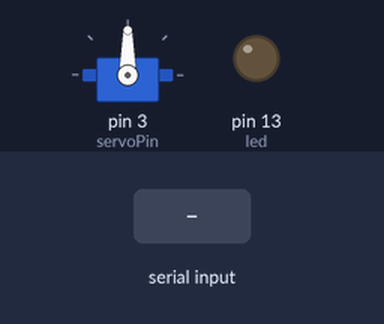
This sketch was run on a simulated Arduino Uno, built with avr-gcc and run on an emulated ATmega328P. Shown: servo, output pins drawn as LEDs (lit = HIGH). Inputs (shaded band) come from the test bench. What the sketch prints to the serial monitor is not drawn.

Above: at 1.2 s.
1.3 s: "0" received over Serial
At 2.5 s:
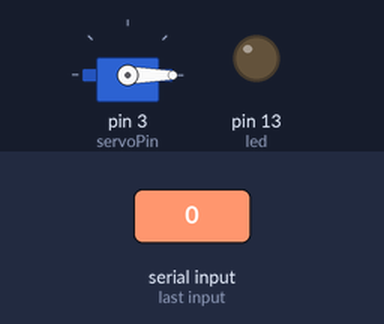
2.8 s: "1" received over Serial
At 3.7 s:
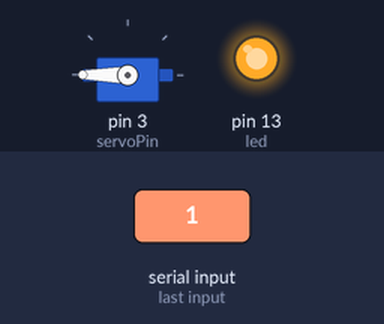
Timing chart, 0 to 5.8 s (numbered marks = the images above; inputs shaded):
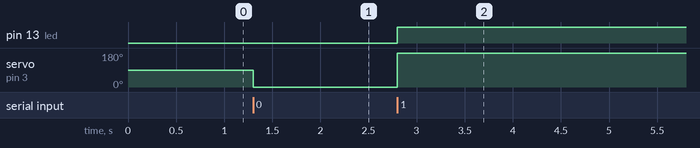

Measured:
- after the input at 1.3 s, servo on pin 3 (servoPin): 90° → 0° at once
- after the input at 2.8 s, pin 13 (led): LOW → HIGH at once; servo on pin 3 (servoPin): 0° → 180° at once

The sketch:

servo_serial.ino
```cpp
// Include the Servo library
#include <Servo.h>

// Declare the Servo pin
int servoPin = 3;

const int led=13;
int value=0;

// Create a servo object
Servo Servo1;

void setup() {
  // We need to attach the servo to the used pin number
  Servo1.attach(servoPin);

  Serial.begin(9600);
  pinMode(led, OUTPUT);
  digitalWrite (led, LOW);
  Serial.println("Connection established...");
}

void loop(){

   while (Serial.available()){
       value = Serial.read();
    }

   if (value == '0'){
      Servo1.write(0);
      digitalWrite (led, LOW);
   }

   else if (value == '1'){
      Servo1.write(180);
      digitalWrite (led, HIGH);
   }
}
```
